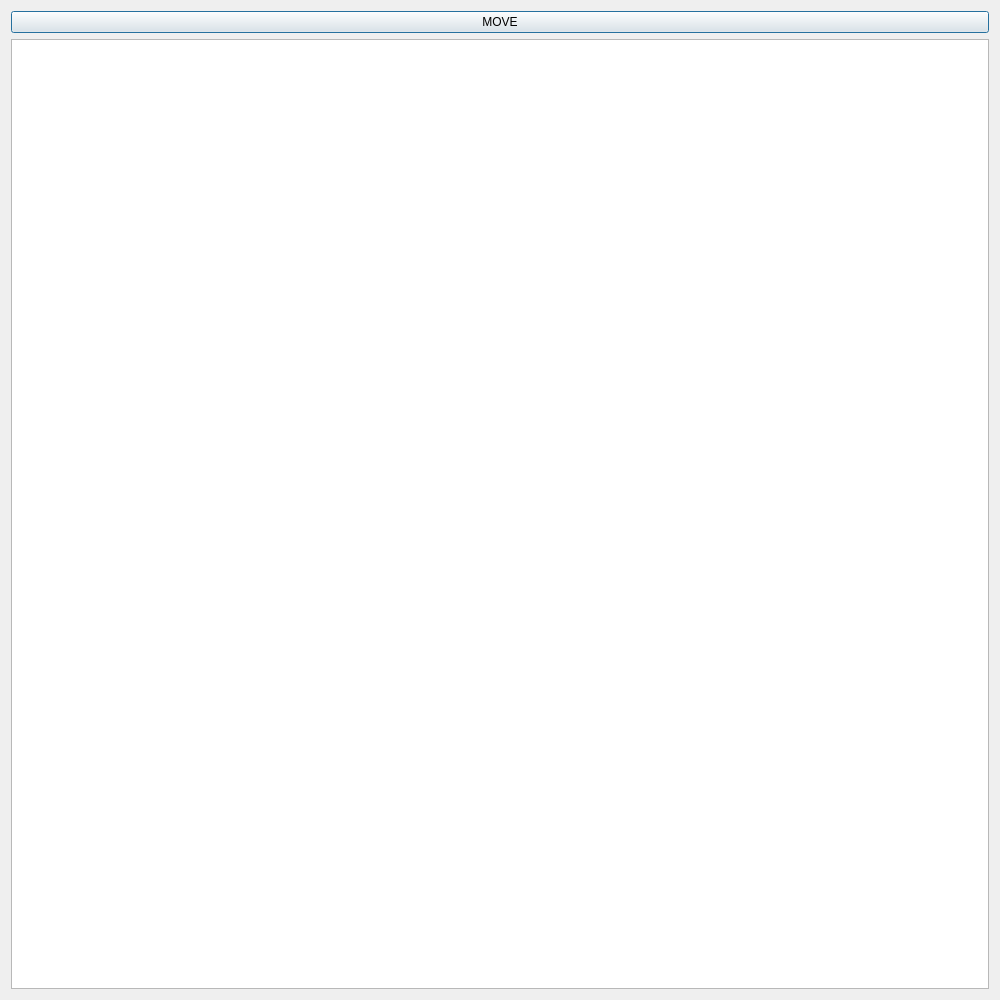
<?xml version="1.0" encoding="UTF-8"?>
<ui version="4.0">
 <class>Dialog</class>
 <widget class="QDialog" name="Dialog">
  <property name="geometry">
   <rect>
    <x>0</x>
    <y>0</y>
    <width>1000</width>
    <height>1000</height>
   </rect>
  </property>
  <property name="windowTitle">
   <string>Dialog</string>
  </property>
  <layout class="QVBoxLayout" name="verticalLayout">
   <item>
    <layout class="QHBoxLayout" name="horizontalLayout">
     <item>
      <widget class="QPushButton" name="pushButton">
       <property name="text">
        <string>MOVE</string>
       </property>
      </widget>
     </item>
    </layout>
   </item>
   <item>
    <widget class="QGraphicsView" name="graphicsView"/>
   </item>
  </layout>
 </widget>
 <layoutdefault spacing="6" margin="11"/>
 <resources/>
 <connections/>
</ui>
